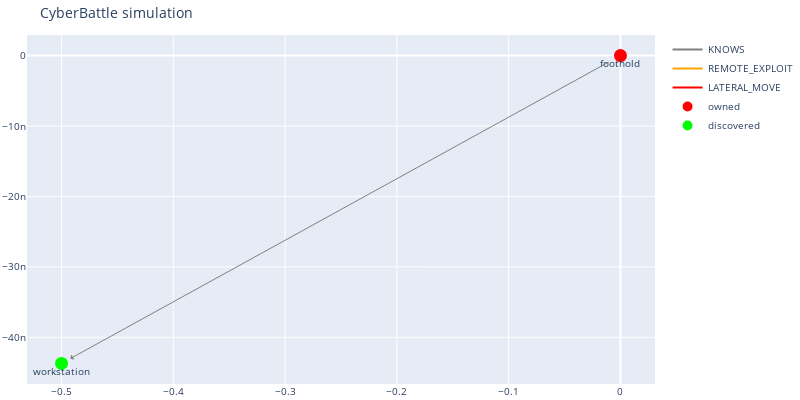

Notebook source saved alongside this figure:
### Markdown cell above
leak workstation id and dummy credential from foothold

### Code cell
reveal_workstation = c2.run_attack('foothold','RevealWorkstationAndDummyCredential')
dbg.plot_discovered_network()
c2.print_all_attacks()
c2.total_reward()

### Figure 1 — Plotly figure (JSON) as saved in the notebook; plotly's stock layout.template omitted (floating-point values rounded to 4 significant figures)
{"data": [{"line": {"color": "gray"}, "mode": "lines", "name": "KNOWS", "type": "scatter", "x": [0], "y": [0]}, {"line": {"color": "orange"}, "mode": "lines", "name": "REMOTE_EXPLOIT", "type": "scatter", "x": [0], "y": [0]}, {"line": {"color": "red"}, "mode": "lines", "name": "LATERAL_MOVE", "type": "scatter", "x": [0], "y": [0]}, {"hoverinfo": "text", "marker": {"color": "#D32F2E", "line": {"color": "rgb(255,0,0)", "width": 8}, "size": 5, "symbol": "circle-dot"}, "mode": "markers+text", "name": "owned", "text": ["foothold"], "textposition": "bottom center", "type": "scatter", "x": [0], "y": [0]}, {"hoverinfo": "text", "marker": {"color": "#0e9d00", "line": {"color": "rgb(0,255,0)", "width": 8}, "size": 5, "symbol": "circle-dot"}, "mode": "markers+text", "name": "discovered", "text": ["workstation"], "textposition": "bottom center", "type": "scatter", "x": [-0.5], "y": [-4.371e-08]}], "layout": {"annotations": [{"align": "center", "arrowcolor": "gray", "arrowhead": 1, "arrowsize": 1, "arrowwidth": 1, "ax": 0, "axref": "x", "ay": 0, "ayref": "y", "hovertext": "KNOWS", "opacity": 1, "showarrow": true, "standoff": 10, "startstandoff": 10, "x": -0.5, "xref": "x", "y": -4.371e-08, "yref": "y"}], "autosize": false, "font": {"size": 10}, "height": 400, "hovermode": "closest", "margin": {"b": 15, "l": 2, "r": 2, "t": 35}, "showlegend": true, "title": {"text": "CyberBattle simulation"}, "width": 800}}
